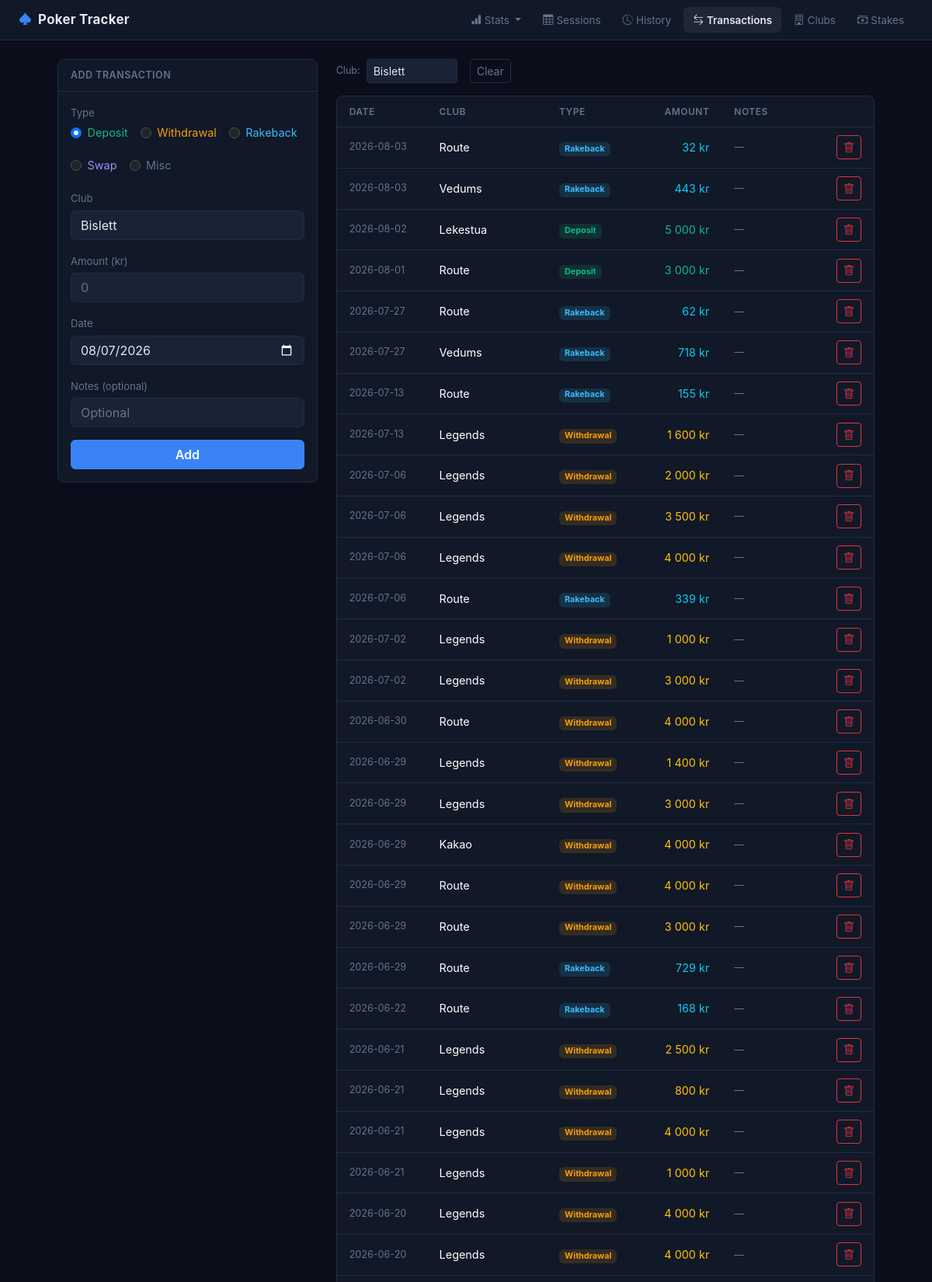
The app's page /transactions?club_id=7 (upper part) with its own data.
### tables this page shows
CREATE TABLE "transactions" (
                    id INTEGER PRIMARY KEY AUTOINCREMENT,
                    club_id INTEGER NOT NULL REFERENCES clubs(id),
                    to_club_id INTEGER REFERENCES clubs(id),
                    type TEXT NOT NULL CHECK(type IN ('deposit', 'withdrawal', 'rakeback', 'swap', 'misc')),
                    amount REAL NOT NULL,
                    date TEXT NOT NULL,
                    notes TEXT,
                    created_at TEXT DEFAULT (datetime('now'))
                );

CREATE TABLE clubs (
            id INTEGER PRIMARY KEY AUTOINCREMENT,
            name TEXT NOT NULL UNIQUE,
            notes TEXT,
            created_at TEXT DEFAULT (datetime('now'))
        );

### app.py (the view, shortened to what this page needs)
@app.route("/transactions", methods=["GET", "POST"])
def transactions():
    club_id = request.args.get("club_id", type=int)
    db = get_db()
    clubs = db.execute("SELECT * FROM clubs ORDER BY name").fetchall()
    where_parts, params = [], []
    if club_id:
        where_parts.append("(t.club_id = ? OR t.to_club_id = ?)")
        params.extend([club_id, club_id])
    where = ("WHERE " + " AND ".join(where_parts)) if where_parts else ""
    txns = db.execute(f"""
        SELECT t.*, c.name as club_name, tc.name as to_club_name
        FROM transactions t
        JOIN clubs c ON t.club_id = c.id
        LEFT JOIN clubs tc ON t.to_club_id = tc.id
        {where}
        ORDER BY t.date DESC, t.id DESC
    """, params).fetchall()
    today = datetime.now().strftime("%Y-%m-%d")
    return render_template("transactions.html",
        transactions=txns, clubs=clubs,
        selected_club_id=club_id, today=today)

### app.py (called while the page is built)
@app.template_filter("nok")
def nok_filter(value):
    if value is None:
        return "0 kr"
    v = float(value)
    formatted = f"{abs(v):,.0f}".replace(",", " ")
    return f"{'-' if v < 0 else ''}{formatted} kr"

### database.py (called while the page is built)
def get_db():
    if "db" not in g:
        g.db = sqlite3.connect(str(DB_PATH))
        g.db.row_factory = sqlite3.Row
        g.db.execute("PRAGMA foreign_keys = ON")
    return g.db

### templates/transactions.html (shortened to what this page needs)
{% extends "base.html" %}
{% block content %}
<div class="row g-4">
    <div class="col-md-4">
        <div class="card">
            <div class="card-header">Add Transaction</div>
            <div class="card-body">
                <form method="post" id="txnForm">
                    <div class="mb-3">
                        <label class="form-label">Type</label>
                        <div class="d-flex gap-3 flex-wrap">
                            <div class="form-check">
                                <input class="form-check-input" type="radio" name="type" value="deposit" id="typeDeposit" checked>
                                <label class="form-check-label" for="typeDeposit" style="color:#10b981">Deposit</label>
                            </div>
                            <div class="form-check">
                                <input class="form-check-input" type="radio" name="type" value="withdrawal" id="typeWithdrawal">
                                <label class="form-check-label" for="typeWithdrawal" style="color:#f59e0b">Withdrawal</label>
                            </div>
                            <div class="form-check">
                                <input class="form-check-input" type="radio" name="type" value="rakeback" id="typeRakeback">
                                <label class="form-check-label" for="typeRakeback" style="color:#38bdf8">Rakeback</label>
                            </div>
                            <div class="form-check">
                                <input class="form-check-input" type="radio" name="type" value="swap" id="typeSwap">
                                <label class="form-check-label" for="typeSwap" style="color:#a78bfa">Swap</label>
                            </div>
                            <div class="form-check">
                                <input class="form-check-input" type="radio" name="type" value="misc" id="typeMisc">
                                <label class="form-check-label" for="typeMisc" style="color:#64748b">Misc</label>
                            </div>
                        </div>
                    </div>
                    <div class="mb-3">
                        <label class="form-label" id="fromClubLabel">Club</label>
                        <select name="club_id" class="form-select" required {% if not clubs %}disabled{% endif %}>
                            {% for c in clubs %}
                                <option value="{{ c.id }}" {% if selected_club_id == c.id %}selected{% endif %}>{{ c.name }}</option>
                            {% endfor %}
                        </select>
                    </div>
                    <div class="mb-3">
                        <label class="form-label">Amount (kr)</label>
                        <input type="number" name="amount" id="amountInput" class="form-control" min="0" step="1" required placeholder="0">
                    </div>
                    <div class="mb-3">
                        <label class="form-label">Date</label>
                        <input type="date" name="date" class="form-control" value="{{ today }}" required>
                    </div>
                    <div class="mb-3">
                        <label class="form-label">Notes <span class="text-muted">(optional)</span></label>
                        <input type="text" name="notes" class="form-control" placeholder="Optional">
                    </div>
                    <button type="submit" class="btn btn-success w-100" {% if not clubs %}disabled{% endif %}>Add</button>
                </form>
            </div>
        </div>
    </div>
    <div class="col-md-8">
        <div class="d-flex align-items-center gap-3 mb-3">
            <form class="d-flex align-items-center gap-2" method="get">
                <span class="small text-muted">Club:</span>
                <select name="club_id" class="form-select form-select-sm w-auto" onchange="this.form.submit()">
                    {% for c in clubs %}
                        <option value="{{ c.id }}" {% if selected_club_id == c.id %}selected{% endif %}>{{ c.name }}</option>
                    {% endfor %}
                </select>
            </form>
            {% if selected_club_id %}<a href="/transactions" class="btn btn-sm btn-outline-secondary">Clear</a>{% endif %}
        </div>
        {% if transactions %}
        <div class="card">
            <div class="table-responsive">
                <table class="table table-hover mb-0">
                    <thead>
                        <tr>
                            <th>Date</th>
                            <th>Club</th>
                            <th>Type</th>
                            <th class="text-end">Amount</th>
                            <th>Notes</th>
                            <th class="text-end"></th>
                        </tr>
                    </thead>
                    <tbody>
                        {% for t in transactions %}
                        <tr>
                            <td class="text-muted small" style="white-space:nowrap">{{ t['date'] }}</td>
                            <td>
                                {% if t['type'] == 'swap' %}
                                    <span class="text-muted">{{ t['club_name'] }}</span>
                                    <i class="bi bi-arrow-right mx-1" style="color:#a78bfa;font-size:0.8rem"></i>
                                    <span class="text-muted">{{ t['to_club_name'] or '?' }}</span>
                                {% else %}
                                    {{ t['club_name'] }}
                                {% endif %}
                            </td>
                            <td style="white-space:nowrap">
                                {% if t['type'] == 'deposit' %}
                                    <span class="badge" style="background:rgba(16,185,129,0.15);color:#10b981">Deposit</span>
                                {% elif t['type'] == 'withdrawal' %}
                                    <span class="badge" style="background:rgba(245,158,11,0.15);color:#f59e0b">Withdrawal</span>
                                {% elif t['type'] == 'rakeback' %}
                                    <span class="badge" style="background:rgba(56,189,248,0.15);color:#38bdf8">Rakeback</span>
                                {% elif t['type'] == 'swap' %}
                                    <span class="badge" style="background:rgba(167,139,250,0.15);color:#a78bfa">Swap</span>
                                {% else %}
                                    <span class="badge" style="background:rgba(100,116,139,0.15);color:#64748b">Misc</span>
                                {% endif %}
                            </td>
                            <td class="text-end" style="white-space:nowrap">
                                {% if t['type'] == 'deposit' %}
                                    <span class="text-success">{{ t['amount'] | nok }}</span>
                                {% elif t['type'] == 'withdrawal' %}
                                    <span class="text-warning">{{ t['amount'] | nok }}</span>
                                {% elif t['type'] == 'rakeback' %}
                                    <span class="text-info">{{ t['amount'] | nok }}</span>
                                {% elif t['type'] == 'swap' %}
                                    <span class="text-muted">{{ t['amount'] | nok }}</span>
                                {% else %}
                                    <span class="text-muted">{{ t['amount'] | nok }}</span>
                                {% endif %}
                            </td>
                            <td class="text-muted small">{{ t['notes'] or '—' }}</td>
                            <td class="text-end">
                                <form method="post" action="/transactions/{{ t['id'] }}/delete" class="d-inline"
                                      onsubmit="return confirm('Delete this entry?')">
                                    <button type="submit" class="btn btn-sm btn-outline-danger">
                                        <i class="bi bi-trash"></i>
                                    </button>
                                </form>
                            </td>
                        </tr>
                        {% endfor %}
                    </tbody>
                </table>
            </div>
        </div>
        {% else %}
        <div class="text-center text-muted py-5">No transactions found.</div>
        {% endif %}
    </div>
</div>
{% endblock %}

### static/style.css (style rules this page uses)
body { background: #0b0e1a; font-size: 0.9rem; color: #e2e8f0; font-family: 'Inter', -apple-system, sans-serif; }
.card { background: #111827; border-color: #1e2d45; border-radius: 8px; }
.card-header { background: #111827; border-bottom: 1px solid #1e2d45; font-weight: 600; font-size: 0.78rem; letter-spacing: 0.5px; text-transform: uppercase; color: #64748b; padding: 0.65rem 1rem; border-radius: 8px 8px 0 0 !important; }
.table { --bs-table-bg: transparent; --bs-table-hover-bg: rgba(255,255,255,0.03); --bs-table-border-color: #1e2d45; color: #e2e8f0; }
.table thead th { font-size: 0.75rem; text-transform: uppercase; letter-spacing: 0.5px; color: #64748b; border-bottom: 1px solid #1e2d45; padding: 0.65rem 1rem; font-weight: 600; }
.table td { padding: 0.65rem 1rem; border-color: #1e2d45; vertical-align: middle; }
.form-control, .form-select { background: #1a2235; border-color: #1e2d45; color: #e2e8f0; }
.form-control::placeholder { color: #64748b; }
.form-label { font-size: 0.82rem; color: #64748b; margin-bottom: 0.3rem; }
.btn-success { background: #3b82f6; border-color: #3b82f6; color: #fff; font-weight: 600; }
.btn-outline-secondary { border-color: #1e2d45; color: #64748b; }
.text-success { color: #10b981 !important; }
.text-muted { color: #64748b !important; }

### records on screen
transactions: date "2026-08-03", club_name "Route", type "Rakeback", amount|nok "32 kr", notes "—"
transactions: date "2026-08-03", club_name "Vedums", type "Rakeback", amount|nok "443 kr", notes "—"
transactions: date "2026-08-02", club_name "Lekestua", type "Deposit", amount|nok "5 000 kr", notes "—"
transactions: date "2026-08-01", club_name "Route", type "Deposit", amount|nok "3 000 kr", notes "—"
transactions: date "2026-07-27", club_name "Route", type "Rakeback", amount|nok "62 kr", notes "—"
transactions: date "2026-07-27", club_name "Vedums", type "Rakeback", amount|nok "718 kr", notes "—"
transactions: date "2026-07-13", club_name "Route", type "Rakeback", amount|nok "155 kr", notes "—"
transactions: date "2026-07-13", club_name "Legends", type "Withdrawal", amount|nok "1 600 kr", notes "—"
transactions: date "2026-07-06", club_name "Legends", type "Withdrawal", amount|nok "2 000 kr", notes "—"
transactions: date "2026-07-06", club_name "Legends", type "Withdrawal", amount|nok "3 500 kr", notes "—"
transactions: date "2026-07-06", club_name "Legends", type "Withdrawal", amount|nok "4 000 kr", notes "—"
transactions: date "2026-07-06", club_name "Route", type "Rakeback", amount|nok "339 kr", notes "—"
transactions: date "2026-07-02", club_name "Legends", type "Withdrawal", amount|nok "1 000 kr", notes "—"
transactions: date "2026-07-02", club_name "Legends", type "Withdrawal", amount|nok "3 000 kr", notes "—"
transactions: date "2026-06-30", club_name "Route", type "Withdrawal", amount|nok "4 000 kr", notes "—"
transactions: date "2026-06-29", club_name "Legends", type "Withdrawal", amount|nok "1 400 kr", notes "—"
transactions: date "2026-06-29", club_name "Legends", type "Withdrawal", amount|nok "3 000 kr", notes "—"
transactions: date "2026-06-29", club_name "Kakao", type "Withdrawal", amount|nok "4 000 kr", notes "—"
transactions: date "2026-06-29", club_name "Route", type "Withdrawal", amount|nok "4 000 kr", notes "—"
transactions: date "2026-06-29", club_name "Route", type "Withdrawal", amount|nok "3 000 kr", notes "—"
transactions: date "2026-06-29", club_name "Route", type "Rakeback", amount|nok "729 kr", notes "—"
transactions: date "2026-06-22", club_name "Route", type "Rakeback", amount|nok "168 kr", notes "—"
transactions: date "2026-06-21", club_name "Legends", type "Withdrawal", amount|nok "2 500 kr", notes "—"
transactions: date "2026-06-21", club_name "Legends", type "Withdrawal", amount|nok "800 kr", notes "—"
transactions: date "2026-06-21", club_name "Legends", type "Withdrawal", amount|nok "4 000 kr", notes "—"
transactions: date "2026-06-21", club_name "Legends", type "Withdrawal", amount|nok "1 000 kr", notes "—"
transactions: date "2026-06-20", club_name "Legends", type "Withdrawal", amount|nok "4 000 kr", notes "—"
transactions: date "2026-06-20", club_name "Legends", type "Withdrawal", amount|nok "4 000 kr", notes "—"

### other values on screen
form field club_id "Bislett"
